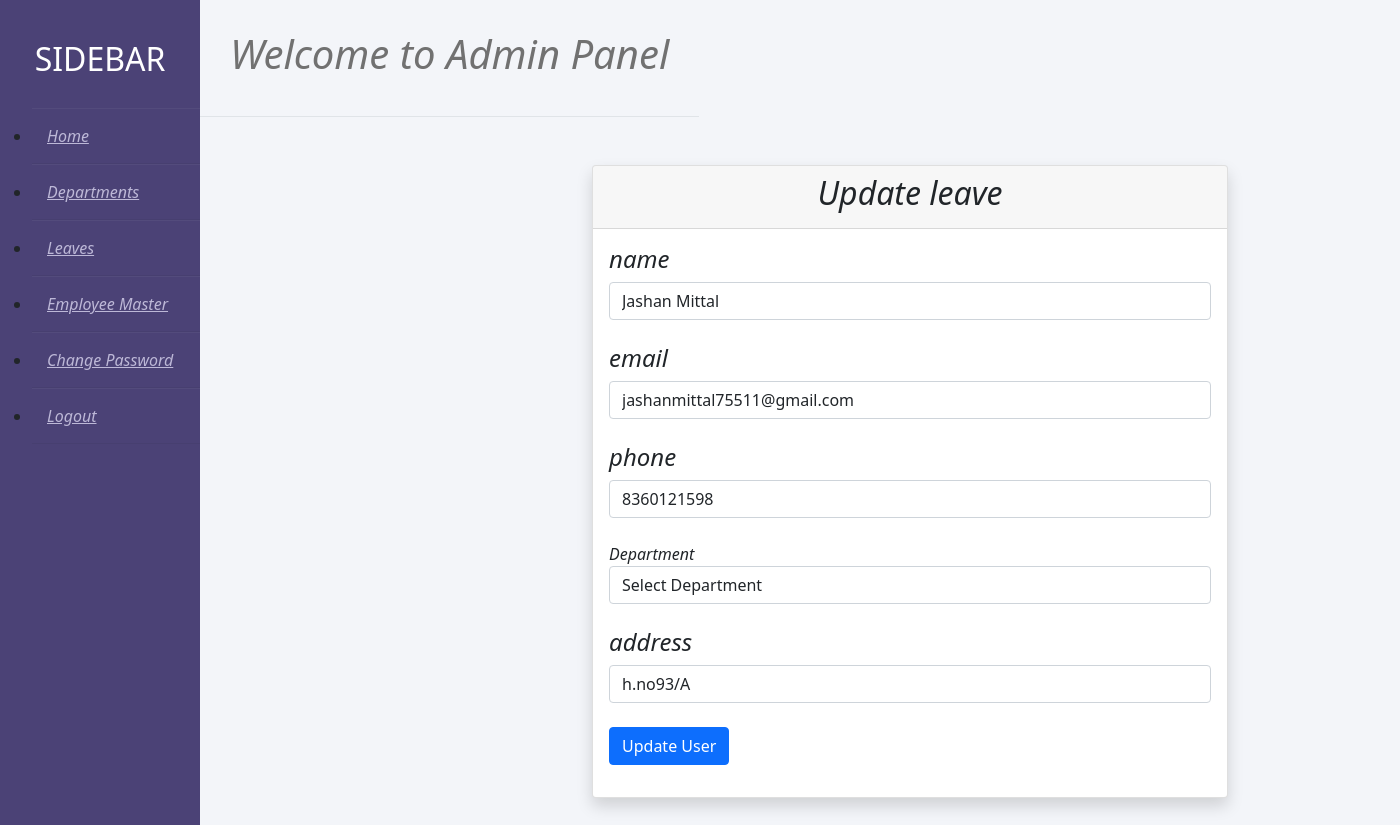
The app's page /admin/edit-employee.php?id=1 (signed in) with its own data.
### tables this page shows
CREATE TABLE `employee` (
  `id` int(11) NOT NULL,
  `name` varchar(255) NOT NULL,
  `email` varchar(255) NOT NULL,
  `phone` varchar(255) NOT NULL,
  `password` varchar(255) NOT NULL,
  `department` varchar(255) NOT NULL,
  `address` varchar(255) NOT NULL,
  `role` int(11) NOT NULL
);

### admin/edit-employee.php (the view, shortened to what this page needs)
<?php
include 'includes/db.php';
include 'includes/header.php';
include 'includes/adminbar.php';
if(!isset($_SESSION['alogin'])){
    header("location: admin-login.php?error=Firstly you need to login");
}
else{
$sql = "SELECT * FROM employee WHERE id=:id";
$statement = $connection->prepare($sql);
$statement->bindValue('id', $_GET['id']);
$statement->execute();
$allData = $statement->fetch(PDO::FETCH_OBJ);
?>
<div class="py-5">
    <div class="container">
        <div class="row justify-content-center">
            <div class="col-md-6">
                <div class="card shadow">
                    <div class="card-header text-center">
                        <h2> Update leave</h2>
                    </div>
                    <div class="card-body">
                        <form method="POST">
                            <div class="form-group col-md-13">
                                <h4><label for="name"> name </label></h4>
                                <input type="text" name="name"
                                    value="<?php echo $allData->name ?>" class="form-control"><br>
                            </div>
                            <div class="form-group col-md-13">
                                <h4><label for="email "> email </label></h4>
                                <input type="text" name="email" value="<?php echo $allData->email ?>"
                                    class="form-control"><br>
                            </div>
                            <div class="form-group col-md-13">
                                <h4><label for="phone "> phone </label></h4>
                                <input type="text" name="phone" value="<?php echo $allData->phone ?>"
                                    class="form-control"><br>
                            </div>
                            <div class="form-group col-md-13">
                                    <label for="Department "> Department </label>
                                <select name="department" class="form-control" value="<?php echo $allData->department ?>">
                                <option value=""> Select Department</option>
                                </select><br>
                            </div>
                            <div class="form-group col-md-13">
                                <h4><label for="address "> address </label></h4>
                                <input type="text" name="address" value="<?php echo $allData->address ?>"
                                    class="form-control"><br>
                            </div>
                            <div class="form-group mb-3">
                                <button type="submit" name="update-btn" class="btn btn-primary">Update User</button>
                            </div>
                        </form>
                    </div>
                </div>
            </div>
        </div>
    </div>
    <?php }?>
    <?php include 'includes/footer.php';

### admin/css/sidebar.css (style rules this page uses)
body { background: #f3f5f9; }
.container { margin-left: 250px; }

### records on screen
employee: name "Jashan Mittal", email "jashanmittal75511@gmail.com", phone "8360121598", address "h.no93/A"
